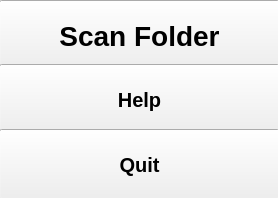
<?xml version="1.0" encoding="UTF-8"?>
<ui version="4.0">
 <class>mainForm</class>
 <widget class="QWidget" name="mainForm">
  <property name="windowModality">
   <enum>Qt::ApplicationModal</enum>
  </property>
  <property name="geometry">
   <rect>
    <x>0</x>
    <y>0</y>
    <width>278</width>
    <height>198</height>
   </rect>
  </property>
  <property name="sizePolicy">
   <sizepolicy hsizetype="Fixed" vsizetype="Fixed">
    <horstretch>0</horstretch>
    <verstretch>0</verstretch>
   </sizepolicy>
  </property>
  <property name="font">
   <font>
    <pointsize>12</pointsize>
    <weight>50</weight>
    <bold>false</bold>
   </font>
  </property>
  <property name="windowTitle">
   <string notr="true">Scan Folder to Excel</string>
  </property>
  <property name="autoFillBackground">
   <bool>false</bool>
  </property>
  <widget class="QPushButton" name="scanButton">
   <property name="geometry">
    <rect>
     <x>-1</x>
     <y>0</y>
     <width>281</width>
     <height>71</height>
    </rect>
   </property>
   <property name="font">
    <font>
     <pointsize>21</pointsize>
     <weight>75</weight>
     <bold>true</bold>
    </font>
   </property>
   <property name="text">
    <string>Scan Folder</string>
   </property>
  </widget>
  <widget class="QPushButton" name="helpButton">
   <property name="geometry">
    <rect>
     <x>-1</x>
     <y>64</y>
     <width>281</width>
     <height>71</height>
    </rect>
   </property>
   <property name="font">
    <font>
     <pointsize>15</pointsize>
     <weight>75</weight>
     <bold>true</bold>
    </font>
   </property>
   <property name="text">
    <string>Help</string>
   </property>
  </widget>
  <widget class="QPushButton" name="quitButton">
   <property name="geometry">
    <rect>
     <x>-1</x>
     <y>129</y>
     <width>281</width>
     <height>71</height>
    </rect>
   </property>
   <property name="font">
    <font>
     <pointsize>15</pointsize>
     <weight>75</weight>
     <bold>true</bold>
    </font>
   </property>
   <property name="text">
    <string>Quit</string>
   </property>
  </widget>
 </widget>
 <resources/>
 <connections/>
</ui>
